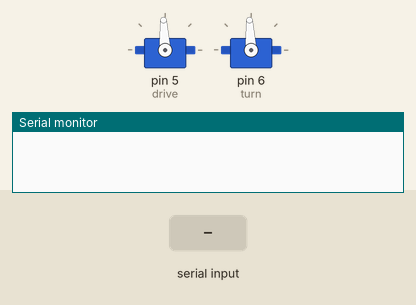
Recording of a sketch running on a simulated Arduino Uno, built with avr-gcc and run on an emulated ATmega328P. Shown: 2 × servo, the last lines printed to the serial monitor. The test bench sets the inputs (shaded band).

Above: at 1.2 s.
1.3 s: "i" received over Serial
At 1.8 s:
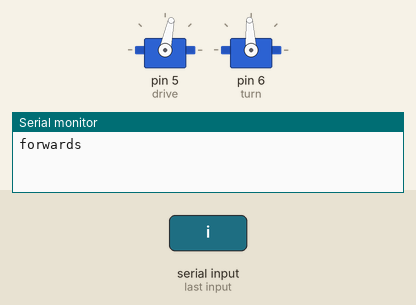
2.8 s: "j" received over Serial
At 4.0 s:
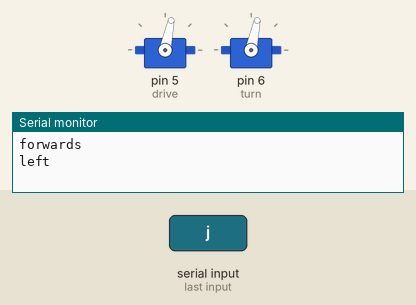
4.3 s: "l" received over Serial
At 5.3 s:
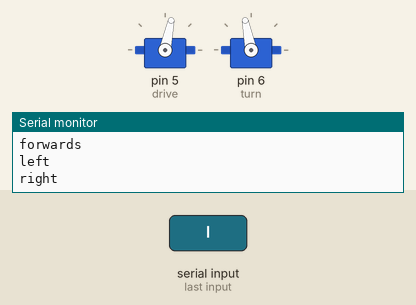
5.8 s: "1" received over Serial
At 6.4 s:
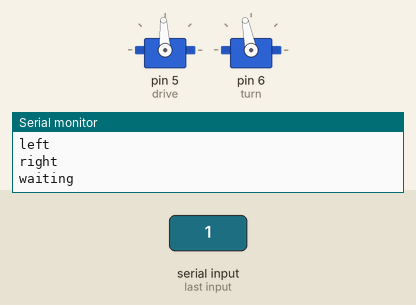
7.3 s: "j" received over Serial
At 7.6 s:
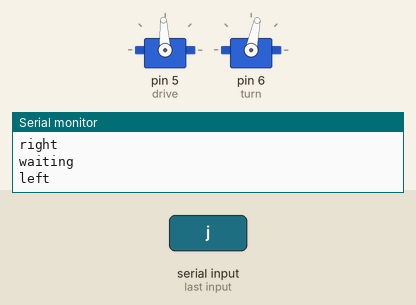
Timing chart, 0 to 9.8 s (numbered marks = the images above; inputs shaded):
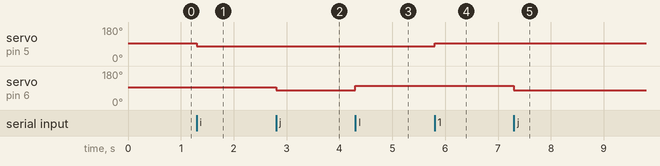

The sketch:

mixed_teleop_keyboard.ino
```cpp
/* switch statement with serial input
Open serial monitor and send i,k,j,l to move the robot.
send m,n,h to control facial expressions

uses VarSpeedServo, which sets speeds as: Speed 1 = slowest, speed 255  = fastest)
*/
#include <Servo.h>
Servo drive;  // create servo object to control Drive (S1)
Servo turn;  // create servo object to control Turns (S2)

int pos = 0;    // variable to store the servo position

void setup(){
  Serial.begin(9600); //setup serial comms
  drive.attach(5);  // attaches the RC signal on pin 5 to S1
  turn.attach(6);  // attaches the RC signal on pin 6 to S2
  drive.writeMicroseconds(1500);
  turn.writeMicroseconds(1500);
}

void loop(){
  if (Serial.available() > 0){
    int inByte = Serial.read();
    //state machine that responds to char recieved
    //single quotes tell controller to get ASCII value
    //eg. 'a'=97
    switch(inByte){
    case 'i':
      Serial.println("forwards");
      drive.writeMicroseconds(1350);
      turn.writeMicroseconds(1500);
      break;
    case 'j':
      Serial.println("left");
      turn.writeMicroseconds(1350);
      break;
    case 'l':
      Serial.println("right");
      turn.writeMicroseconds(1585);
      break;
    case 'k':
      Serial.print("stop");
      turn.writeMicroseconds(1500);
      drive.writeMicroseconds(1500);
      break;
    default:
      Serial.println("waiting");
      //turn.writeMicroseconds(1500);
      drive.writeMicroseconds(1500);
      break;
    }
  }
}
```

Measured:
- after the input at 1.3 s, servo on pin 5 (drive): 93° → 78° at once
- after the input at 2.8 s, servo on pin 6 (turn): 93° → 78° at once
- after the input at 4.3 s, servo on pin 6 (turn): 78° → 101° at once
- after the input at 5.8 s, servo on pin 5 (drive): 78° → 93° at once
- after the input at 7.3 s, servo on pin 6 (turn): 101° → 78° at once
